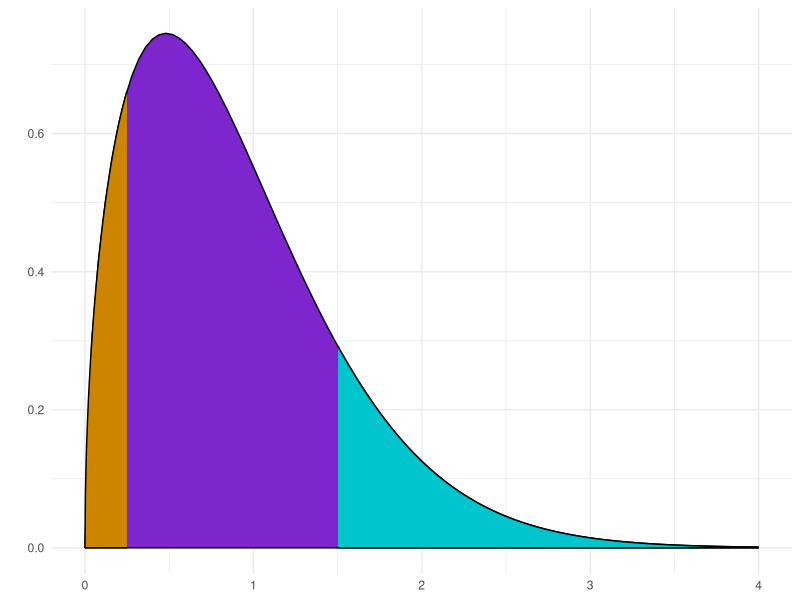

R code for this plot:
library(ggplot2)
# A visual of left, interval, and right censoring.
# Inspired by Statistical Methods for Reliability Data 1
# By Meeker & Escobar, p.37


ggplot() +
  # The full distribution
  stat_function(fun = dweibull,
                args = list(shape = 1.5,
                            scale = 1),
                geom = "area",
                fill = "purple3", color = "black") +
  # right censored, bc we only observe the left portion
  # of the distribution
  stat_function(fun = dweibull,
                args = list(shape = 1.5,
                            scale = 1),
                geom = "area",
                fill = "turquoise3",
                color = "black",
                xlim = c(1.5, 4)) +
  # left censored, bc we only observe the right portion
  # of the distribution
  stat_function(fun = dweibull,
                args = list(shape = 1.5,
                            scale = 1),
                geom = "area",
                fill = "orange3",
                color = "black",
                xlim = c(0, 0.25)) +
  xlim(0, 4) +
  ylab("") +
  theme_minimal()



